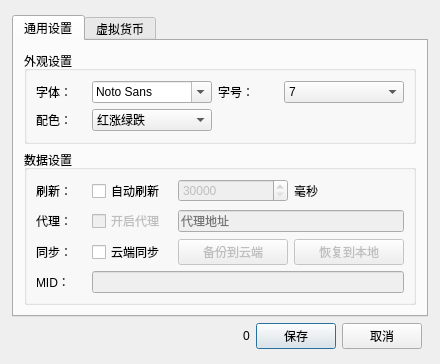
<?xml version="1.0" encoding="UTF-8"?>
<ui version="4.0">
 <class>FundSettingDialog</class>
 <widget class="QDialog" name="FundSettingDialog">
  <property name="geometry">
   <rect>
    <x>0</x>
    <y>0</y>
    <width>440</width>
    <height>324</height>
   </rect>
  </property>
  <property name="windowTitle">
   <string>Dialog</string>
  </property>
  <property name="autoFillBackground">
   <bool>false</bool>
  </property>
  <property name="styleSheet">
   <string notr="true"/>
  </property>
  <layout class="QGridLayout" name="gridLayout">
   <property name="leftMargin">
    <number>12</number>
   </property>
   <property name="topMargin">
    <number>15</number>
   </property>
   <property name="rightMargin">
    <number>12</number>
   </property>
   <property name="bottomMargin">
    <number>15</number>
   </property>
   <item row="2" column="0">
    <spacer name="horizontalSpacer">
     <property name="orientation">
      <enum>Qt::Horizontal</enum>
     </property>
     <property name="sizeHint" stdset="0">
      <size>
       <width>40</width>
       <height>20</height>
      </size>
     </property>
    </spacer>
   </item>
   <item row="2" column="2">
    <widget class="QPushButton" name="saveBtn">
     <property name="focusPolicy">
      <enum>Qt::StrongFocus</enum>
     </property>
     <property name="text">
      <string>保存</string>
     </property>
    </widget>
   </item>
   <item row="2" column="1">
    <widget class="QLabel" name="isRecoveryTxt">
     <property name="text">
      <string>0</string>
     </property>
    </widget>
   </item>
   <item row="0" column="0" colspan="5">
    <widget class="QTabWidget" name="tabWidget">
     <property name="styleSheet">
      <string notr="true">ß</string>
     </property>
     <property name="currentIndex">
      <number>0</number>
     </property>
     <widget class="QWidget" name="tab">
      <attribute name="title">
       <string>通用设置</string>
      </attribute>
      <layout class="QGridLayout" name="gridLayout_6">
       <property name="leftMargin">
        <number>10</number>
       </property>
       <property name="topMargin">
        <number>10</number>
       </property>
       <property name="rightMargin">
        <number>10</number>
       </property>
       <property name="bottomMargin">
        <number>10</number>
       </property>
       <item row="1" column="0">
        <widget class="QGroupBox" name="groupBox">
         <property name="title">
          <string>外观设置</string>
         </property>
         <layout class="QGridLayout" name="gridLayout_4">
          <item row="0" column="0">
           <layout class="QGridLayout" name="gridLayout_3">
            <item row="0" column="0">
             <widget class="QLabel" name="label">
              <property name="minimumSize">
               <size>
                <width>50</width>
                <height>0</height>
               </size>
              </property>
              <property name="maximumSize">
               <size>
                <width>50</width>
                <height>16777215</height>
               </size>
              </property>
              <property name="text">
               <string>字体：</string>
              </property>
             </widget>
            </item>
            <item row="0" column="1">
             <widget class="QFontComboBox" name="fontNameCob">
              <property name="maximumSize">
               <size>
                <width>120</width>
                <height>16777215</height>
               </size>
              </property>
              <property name="focusPolicy">
               <enum>Qt::TabFocus</enum>
              </property>
              <property name="sizeAdjustPolicy">
               <enum>QComboBox::AdjustToContents</enum>
              </property>
              <property name="fontFilters">
               <set>QFontComboBox::ScalableFonts</set>
              </property>
              <property name="currentFont">
               <font>
                <family>宋体</family>
               </font>
              </property>
             </widget>
            </item>
            <item row="1" column="1">
             <widget class="QComboBox" name="colorCob">
              <property name="maximumSize">
               <size>
                <width>120</width>
                <height>16777215</height>
               </size>
              </property>
              <item>
               <property name="text">
                <string>红涨绿跌</string>
               </property>
              </item>
              <item>
               <property name="text">
                <string>绿涨红跌</string>
               </property>
              </item>
              <item>
               <property name="text">
                <string>单色纯黑</string>
               </property>
              </item>
             </widget>
            </item>
            <item row="0" column="3">
             <widget class="QComboBox" name="fontSizeCob">
              <property name="minimumSize">
               <size>
                <width>120</width>
                <height>0</height>
               </size>
              </property>
              <property name="currentText">
               <string>7</string>
              </property>
              <item>
               <property name="text">
                <string>7</string>
               </property>
              </item>
              <item>
               <property name="text">
                <string>8</string>
               </property>
              </item>
              <item>
               <property name="text">
                <string>9</string>
               </property>
              </item>
              <item>
               <property name="text">
                <string>10</string>
               </property>
              </item>
              <item>
               <property name="text">
                <string>11</string>
               </property>
              </item>
              <item>
               <property name="text">
                <string>12</string>
               </property>
              </item>
              <item>
               <property name="text">
                <string>13</string>
               </property>
              </item>
              <item>
               <property name="text">
                <string>14</string>
               </property>
              </item>
              <item>
               <property name="text">
                <string>15</string>
               </property>
              </item>
              <item>
               <property name="text">
                <string>16</string>
               </property>
              </item>
             </widget>
            </item>
            <item row="1" column="0">
             <widget class="QLabel" name="label_5">
              <property name="minimumSize">
               <size>
                <width>50</width>
                <height>0</height>
               </size>
              </property>
              <property name="text">
               <string>配色：</string>
              </property>
             </widget>
            </item>
            <item row="0" column="2">
             <widget class="QLabel" name="label_9">
              <property name="minimumSize">
               <size>
                <width>50</width>
                <height>0</height>
               </size>
              </property>
              <property name="text">
               <string>字号：</string>
              </property>
             </widget>
            </item>
           </layout>
          </item>
         </layout>
        </widget>
       </item>
       <item row="2" column="0">
        <widget class="QGroupBox" name="groupBox_2">
         <property name="title">
          <string>数据设置</string>
         </property>
         <layout class="QGridLayout" name="gridLayout_5">
          <item row="1" column="0">
           <layout class="QGridLayout" name="gridLayout_2">
            <item row="1" column="0">
             <widget class="QLabel" name="label_6">
              <property name="minimumSize">
               <size>
                <width>50</width>
                <height>0</height>
               </size>
              </property>
              <property name="maximumSize">
               <size>
                <width>50</width>
                <height>16777215</height>
               </size>
              </property>
              <property name="text">
               <string>代理：</string>
              </property>
             </widget>
            </item>
            <item row="1" column="1">
             <widget class="QCheckBox" name="enableProxyChb">
              <property name="enabled">
               <bool>false</bool>
              </property>
              <property name="minimumSize">
               <size>
                <width>70</width>
                <height>0</height>
               </size>
              </property>
              <property name="maximumSize">
               <size>
                <width>80</width>
                <height>16777215</height>
               </size>
              </property>
              <property name="text">
               <string>开启代理</string>
              </property>
             </widget>
            </item>
            <item row="0" column="3">
             <widget class="QLabel" name="label_8">
              <property name="text">
               <string>毫秒</string>
              </property>
             </widget>
            </item>
            <item row="0" column="0">
             <widget class="QLabel" name="label_7">
              <property name="minimumSize">
               <size>
                <width>50</width>
                <height>0</height>
               </size>
              </property>
              <property name="maximumSize">
               <size>
                <width>50</width>
                <height>16777215</height>
               </size>
              </property>
              <property name="text">
               <string>刷新：</string>
              </property>
             </widget>
            </item>
            <item row="2" column="1">
             <widget class="QCheckBox" name="cloudSyncChb">
              <property name="enabled">
               <bool>true</bool>
              </property>
              <property name="maximumSize">
               <size>
                <width>80</width>
                <height>16777215</height>
               </size>
              </property>
              <property name="text">
               <string>云端同步</string>
              </property>
             </widget>
            </item>
            <item row="3" column="0">
             <widget class="QLabel" name="label_2">
              <property name="text">
               <string>MID：</string>
              </property>
             </widget>
            </item>
            <item row="2" column="3">
             <widget class="QPushButton" name="recoveryBtn">
              <property name="enabled">
               <bool>false</bool>
              </property>
              <property name="minimumSize">
               <size>
                <width>80</width>
                <height>0</height>
               </size>
              </property>
              <property name="focusPolicy">
               <enum>Qt::ClickFocus</enum>
              </property>
              <property name="text">
               <string>恢复到本地</string>
              </property>
             </widget>
            </item>
            <item row="1" column="2" colspan="2">
             <widget class="QLineEdit" name="proxyUrlTxt">
              <property name="enabled">
               <bool>false</bool>
              </property>
              <property name="placeholderText">
               <string>代理地址</string>
              </property>
             </widget>
            </item>
            <item row="3" column="1" colspan="3">
             <widget class="QLineEdit" name="midTxt">
              <property name="enabled">
               <bool>false</bool>
              </property>
             </widget>
            </item>
            <item row="0" column="1">
             <widget class="QCheckBox" name="enableRefreshChb">
              <property name="minimumSize">
               <size>
                <width>70</width>
                <height>0</height>
               </size>
              </property>
              <property name="maximumSize">
               <size>
                <width>80</width>
                <height>16777215</height>
               </size>
              </property>
              <property name="text">
               <string>自动刷新</string>
              </property>
              <property name="checked">
               <bool>false</bool>
              </property>
             </widget>
            </item>
            <item row="2" column="2">
             <widget class="QPushButton" name="syncBtn">
              <property name="enabled">
               <bool>false</bool>
              </property>
              <property name="focusPolicy">
               <enum>Qt::ClickFocus</enum>
              </property>
              <property name="text">
               <string>备份到云端</string>
              </property>
             </widget>
            </item>
            <item row="0" column="2">
             <widget class="QSpinBox" name="refreshTimeoutTxt">
              <property name="enabled">
               <bool>false</bool>
              </property>
              <property name="minimumSize">
               <size>
                <width>80</width>
                <height>0</height>
               </size>
              </property>
              <property name="suffix">
               <string/>
              </property>
              <property name="prefix">
               <string/>
              </property>
              <property name="minimum">
               <number>30000</number>
              </property>
              <property name="maximum">
               <number>999000</number>
              </property>
              <property name="singleStep">
               <number>1000</number>
              </property>
             </widget>
            </item>
            <item row="2" column="0">
             <widget class="QLabel" name="label_4">
              <property name="text">
               <string>同步：</string>
              </property>
             </widget>
            </item>
           </layout>
          </item>
         </layout>
        </widget>
       </item>
      </layout>
     </widget>
     <widget class="QWidget" name="tab_2">
      <attribute name="title">
       <string>虚拟货币</string>
      </attribute>
      <layout class="QGridLayout" name="gridLayout_7">
       <item row="0" column="0">
        <widget class="QGroupBox" name="groupBox_3">
         <property name="title">
          <string>交易所</string>
         </property>
         <layout class="QGridLayout" name="gridLayout_9">
          <item row="0" column="0">
           <layout class="QGridLayout" name="gridLayout_8">
            <item row="1" column="0">
             <widget class="QLabel" name="label_10">
              <property name="text">
               <string>ApiKey：</string>
              </property>
             </widget>
            </item>
            <item row="0" column="3">
             <widget class="QLineEdit" name="api_address_text"/>
            </item>
            <item row="0" column="0">
             <widget class="QLabel" name="label_3">
              <property name="text">
               <string>交易所：</string>
              </property>
             </widget>
            </item>
            <item row="3" column="0">
             <widget class="QLabel" name="pass_phrase_label">
              <property name="text">
               <string>Passphrase：</string>
              </property>
             </widget>
            </item>
            <item row="0" column="1">
             <widget class="QComboBox" name="exchange_opt">
              <item>
               <property name="text">
                <string>OKEx 欧易</string>
               </property>
              </item>
             </widget>
            </item>
            <item row="2" column="0">
             <widget class="QLabel" name="label_11">
              <property name="text">
               <string>SecretKey：</string>
              </property>
             </widget>
            </item>
            <item row="0" column="2">
             <widget class="QLabel" name="label_15">
              <property name="text">
               <string>API地址：</string>
              </property>
             </widget>
            </item>
            <item row="1" column="1" colspan="3">
             <widget class="QLineEdit" name="api_key_text"/>
            </item>
            <item row="2" column="1" colspan="3">
             <widget class="QLineEdit" name="secret_key_text"/>
            </item>
            <item row="3" column="1" colspan="3">
             <widget class="QLineEdit" name="pass_phrase_text"/>
            </item>
           </layout>
          </item>
         </layout>
        </widget>
       </item>
       <item row="1" column="0">
        <widget class="QGroupBox" name="groupBox_4">
         <property name="title">
          <string>偏好设置</string>
         </property>
         <layout class="QGridLayout" name="gridLayout_10">
          <item row="0" column="0">
           <widget class="QLabel" name="label_13">
            <property name="text">
             <string>涨幅周期：</string>
            </property>
           </widget>
          </item>
          <item row="1" column="1">
           <widget class="QComboBox" name="local_currency_opt">
            <item>
             <property name="text">
              <string>人民币 CNY</string>
             </property>
            </item>
            <item>
             <property name="text">
              <string>美元   USD</string>
             </property>
            </item>
           </widget>
          </item>
          <item row="1" column="0">
           <widget class="QLabel" name="label_14">
            <property name="text">
             <string>本地货币：</string>
            </property>
           </widget>
          </item>
          <item row="0" column="1">
           <widget class="QComboBox" name="raise_cycle_opt">
            <item>
             <property name="text">
              <string>香港时间 0点 UTC+8</string>
             </property>
            </item>
            <item>
             <property name="text">
              <string>国际时间 0点 UTC+0</string>
             </property>
            </item>
            <item>
             <property name="text">
              <string>24H 制</string>
             </property>
            </item>
           </widget>
          </item>
          <item row="1" column="2">
           <spacer name="horizontalSpacer_2">
            <property name="orientation">
             <enum>Qt::Horizontal</enum>
            </property>
            <property name="sizeHint" stdset="0">
             <size>
              <width>40</width>
              <height>20</height>
             </size>
            </property>
           </spacer>
          </item>
         </layout>
        </widget>
       </item>
      </layout>
     </widget>
    </widget>
   </item>
   <item row="2" column="3">
    <widget class="QPushButton" name="pushButton">
     <property name="focusPolicy">
      <enum>Qt::NoFocus</enum>
     </property>
     <property name="text">
      <string>取消</string>
     </property>
    </widget>
   </item>
  </layout>
 </widget>
 <resources/>
 <connections>
  <connection>
   <sender>pushButton</sender>
   <signal>clicked()</signal>
   <receiver>FundSettingDialog</receiver>
   <slot>reject()</slot>
   <hints>
    <hint type="sourcelabel">
     <x>388</x>
     <y>258</y>
    </hint>
    <hint type="destinationlabel">
     <x>473</x>
     <y>287</y>
    </hint>
   </hints>
  </connection>
  <connection>
   <sender>saveBtn</sender>
   <signal>clicked()</signal>
   <receiver>FundSettingDialog</receiver>
   <slot>accept()</slot>
   <hints>
    <hint type="sourcelabel">
     <x>307</x>
     <y>258</y>
    </hint>
    <hint type="destinationlabel">
     <x>321</x>
     <y>297</y>
    </hint>
   </hints>
  </connection>
  <connection>
   <sender>enableProxyChb</sender>
   <signal>toggled(bool)</signal>
   <receiver>proxyUrlTxt</receiver>
   <slot>setEnabled(bool)</slot>
   <hints>
    <hint type="sourcelabel">
     <x>155</x>
     <y>161</y>
    </hint>
    <hint type="destinationlabel">
     <x>377</x>
     <y>163</y>
    </hint>
   </hints>
  </connection>
  <connection>
   <sender>enableRefreshChb</sender>
   <signal>toggled(bool)</signal>
   <receiver>refreshTimeoutTxt</receiver>
   <slot>setEnabled(bool)</slot>
   <hints>
    <hint type="sourcelabel">
     <x>155</x>
     <y>135</y>
    </hint>
    <hint type="destinationlabel">
     <x>266</x>
     <y>137</y>
    </hint>
   </hints>
  </connection>
  <connection>
   <sender>cloudSyncChb</sender>
   <signal>toggled(bool)</signal>
   <receiver>syncBtn</receiver>
   <slot>setEnabled(bool)</slot>
   <hints>
    <hint type="sourcelabel">
     <x>155</x>
     <y>188</y>
    </hint>
    <hint type="destinationlabel">
     <x>266</x>
     <y>192</y>
    </hint>
   </hints>
  </connection>
  <connection>
   <sender>cloudSyncChb</sender>
   <signal>toggled(bool)</signal>
   <receiver>recoveryBtn</receiver>
   <slot>setEnabled(bool)</slot>
   <hints>
    <hint type="sourcelabel">
     <x>155</x>
     <y>188</y>
    </hint>
    <hint type="destinationlabel">
     <x>377</x>
     <y>192</y>
    </hint>
   </hints>
  </connection>
  <connection>
   <sender>cloudSyncChb</sender>
   <signal>toggled(bool)</signal>
   <receiver>midTxt</receiver>
   <slot>setEnabled(bool)</slot>
   <hints>
    <hint type="sourcelabel">
     <x>108</x>
     <y>183</y>
    </hint>
    <hint type="destinationlabel">
     <x>108</x>
     <y>208</y>
    </hint>
   </hints>
  </connection>
 </connections>
</ui>
